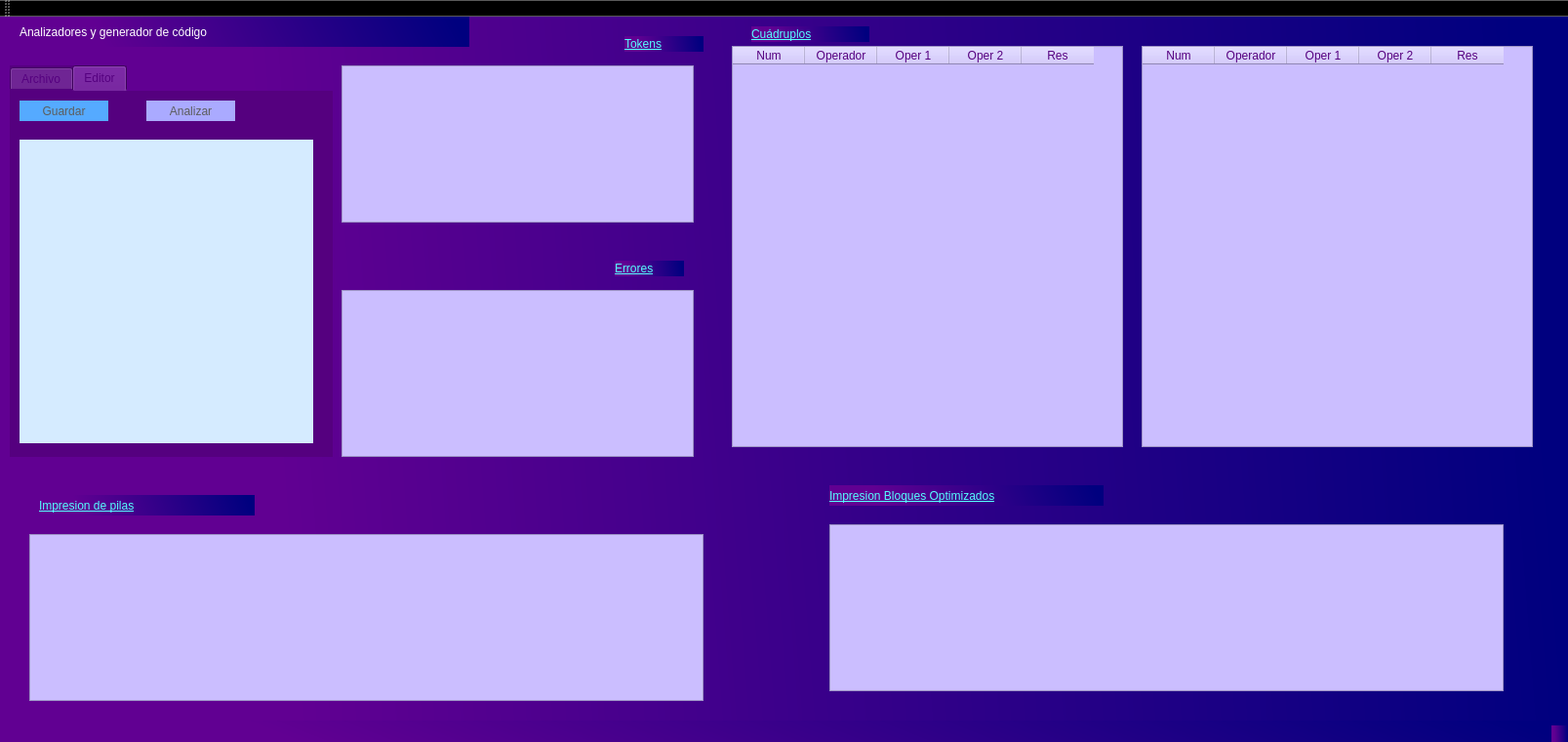
<?xml version="1.0" encoding="UTF-8"?>
<ui version="4.0">
 <class>MainWindow</class>
 <widget class="QMainWindow" name="MainWindow">
  <property name="geometry">
   <rect>
    <x>0</x>
    <y>0</y>
    <width>1607</width>
    <height>760</height>
   </rect>
  </property>
  <property name="font">
   <font>
    <pointsize>5</pointsize>
   </font>
  </property>
  <property name="windowTitle">
   <string>Analizadores y generado de código</string>
  </property>
  <property name="styleSheet">
   <string notr="true">background-color: qlineargradient(spread:pad, x1:0.170455, y1:0.465909, x2:0.977273, y2:0.438, stop:0 rgba(97, 0, 146, 255), stop:1 rgba(0, 0, 127, 255));</string>
  </property>
  <widget class="QWidget" name="centralWidget">
   <widget class="QPlainTextEdit" name="txtTokens">
    <property name="geometry">
     <rect>
      <x>350</x>
      <y>50</y>
      <width>361</width>
      <height>161</height>
     </rect>
    </property>
    <property name="styleSheet">
     <string notr="true">background-color: rgb(203, 190, 255);
color:rgb(85, 0, 127);</string>
    </property>
    <property name="readOnly">
     <bool>true</bool>
    </property>
   </widget>
   <widget class="QLabel" name="label">
    <property name="geometry">
     <rect>
      <x>630</x>
      <y>250</y>
      <width>71</width>
      <height>16</height>
     </rect>
    </property>
    <property name="styleSheet">
     <string notr="true">font: 11pt &quot;Century Gothic&quot;;
color: rgb(85, 255, 255);

text-decoration: underline;</string>
    </property>
    <property name="text">
     <string>Errores</string>
    </property>
   </widget>
   <widget class="QPlainTextEdit" name="txtErrores">
    <property name="geometry">
     <rect>
      <x>350</x>
      <y>280</y>
      <width>361</width>
      <height>171</height>
     </rect>
    </property>
    <property name="styleSheet">
     <string notr="true">background-color: rgb(203, 190, 255);
color:rgb(85, 0, 127);
border-color: rgb(255, 255, 255);</string>
    </property>
    <property name="readOnly">
     <bool>true</bool>
    </property>
   </widget>
   <widget class="QLabel" name="label_2">
    <property name="geometry">
     <rect>
      <x>640</x>
      <y>20</y>
      <width>81</width>
      <height>16</height>
     </rect>
    </property>
    <property name="styleSheet">
     <string notr="true">font: 11pt &quot;Century Gothic&quot;;
color: rgb(85, 255, 255);

text-decoration: underline;</string>
    </property>
    <property name="text">
     <string>Tokens</string>
    </property>
   </widget>
   <widget class="QLabel" name="label_3">
    <property name="geometry">
     <rect>
      <x>20</x>
      <y>0</y>
      <width>461</width>
      <height>31</height>
     </rect>
    </property>
    <property name="styleSheet">
     <string notr="true">font: 16pt &quot;Cooper Black&quot;;
color: white;</string>
    </property>
    <property name="text">
     <string>Analizadores y generador de código</string>
    </property>
   </widget>
   <widget class="QTabWidget" name="tabWidget">
    <property name="geometry">
     <rect>
      <x>10</x>
      <y>50</y>
      <width>331</width>
      <height>401</height>
     </rect>
    </property>
    <property name="styleSheet">
     <string notr="true">color:rgb(85, 0, 127);
border-color: rgb(85, 0, 127);
background-color: rgb(85, 0, 127);
font: 75 9pt &quot;Century Gothic&quot;;
border:0;
background: rgb(85, 0, 127);</string>
    </property>
    <property name="currentIndex">
     <number>1</number>
    </property>
    <widget class="QWidget" name="hola">
     <property name="styleSheet">
      <string notr="true">background-color: rgb(85, 0, 127);
color: rgb(85, 0, 127);</string>
     </property>
     <attribute name="title">
      <string>Archivo</string>
     </attribute>
     <widget class="QPushButton" name="btnAbrir">
      <property name="geometry">
       <rect>
        <x>10</x>
        <y>10</y>
        <width>81</width>
        <height>21</height>
       </rect>
      </property>
      <property name="styleSheet">
       <string notr="true">font: 75 12pt &quot;Segoe UI&quot;;
color:rgb(92, 92, 92);
background-color: rgb(85, 170, 255);
alternate-background-color: qlineargradient(spread:pad, x1:0, y1:0, x2:1, y2:0, stop:0 rgba(0, 0, 0, 255), stop:1 rgba(255, 255, 255, 255));

</string>
      </property>
      <property name="text">
       <string>Abrir</string>
      </property>
     </widget>
     <widget class="QPlainTextEdit" name="txtTexto">
      <property name="geometry">
       <rect>
        <x>10</x>
        <y>40</y>
        <width>291</width>
        <height>331</height>
       </rect>
      </property>
      <property name="font">
       <font>
        <family>Century Gothic</family>
        <pointsize>9</pointsize>
        <weight>9</weight>
        <italic>false</italic>
        <bold>false</bold>
       </font>
      </property>
      <property name="styleSheet">
       <string notr="true">background-color: rgb(213, 235, 255);</string>
      </property>
      <property name="readOnly">
       <bool>true</bool>
      </property>
     </widget>
     <widget class="QPushButton" name="pushButton_2">
      <property name="geometry">
       <rect>
        <x>120</x>
        <y>10</y>
        <width>111</width>
        <height>21</height>
       </rect>
      </property>
      <property name="styleSheet">
       <string notr="true">font: 75 12pt &quot;Segoe UI&quot;;
color:rgb(92, 92, 92);
background-color: rgb(170, 170, 255);
selection-background-color: rgb(255, 85, 127);</string>
      </property>
      <property name="text">
       <string>Analizar</string>
      </property>
     </widget>
    </widget>
    <widget class="QWidget" name="tab_2">
     <property name="styleSheet">
      <string notr="true">color: rgb(85, 0, 127);
background-color: rgb(85, 0, 127);</string>
     </property>
     <attribute name="title">
      <string>Editor</string>
     </attribute>
     <widget class="QPlainTextEdit" name="txtTexto2">
      <property name="geometry">
       <rect>
        <x>10</x>
        <y>50</y>
        <width>301</width>
        <height>311</height>
       </rect>
      </property>
      <property name="font">
       <font>
        <family>Century Gothic</family>
        <pointsize>9</pointsize>
        <weight>9</weight>
        <italic>false</italic>
        <bold>false</bold>
       </font>
      </property>
      <property name="styleSheet">
       <string notr="true">background-color: rgb(213, 235, 255);</string>
      </property>
      <property name="readOnly">
       <bool>false</bool>
      </property>
     </widget>
     <widget class="QPushButton" name="btnAbrir_2">
      <property name="geometry">
       <rect>
        <x>10</x>
        <y>10</y>
        <width>91</width>
        <height>21</height>
       </rect>
      </property>
      <property name="styleSheet">
       <string notr="true">font: 75 12pt &quot;Segoe UI&quot;;
color:rgb(92, 92, 92);
background-color: rgb(85, 170, 255);
alternate-background-color: qlineargradient(spread:pad, x1:0, y1:0, x2:1, y2:0, stop:0 rgba(0, 0, 0, 255), stop:1 rgba(255, 255, 255, 255));

</string>
      </property>
      <property name="text">
       <string>Guardar</string>
      </property>
     </widget>
     <widget class="QPushButton" name="pushButton_3">
      <property name="geometry">
       <rect>
        <x>140</x>
        <y>10</y>
        <width>91</width>
        <height>21</height>
       </rect>
      </property>
      <property name="styleSheet">
       <string notr="true">font: 75 12pt &quot;Segoe UI&quot;;
color:rgb(92, 92, 92);
background-color: rgb(170, 170, 255);
selection-background-color: rgb(255, 85, 127);</string>
      </property>
      <property name="text">
       <string>Analizar</string>
      </property>
     </widget>
    </widget>
   </widget>
   <widget class="QTableWidget" name="tabla">
    <property name="geometry">
     <rect>
      <x>750</x>
      <y>30</y>
      <width>401</width>
      <height>411</height>
     </rect>
    </property>
    <property name="styleSheet">
     <string notr="true">background-color: rgb(203, 190, 255);
color:rgb(85, 0, 127);</string>
    </property>
    <attribute name="horizontalHeaderDefaultSectionSize">
     <number>74</number>
    </attribute>
    <column>
     <property name="text">
      <string>Num</string>
     </property>
    </column>
    <column>
     <property name="text">
      <string>Operador</string>
     </property>
    </column>
    <column>
     <property name="text">
      <string>Oper 1</string>
     </property>
    </column>
    <column>
     <property name="text">
      <string>Oper 2</string>
     </property>
    </column>
    <column>
     <property name="text">
      <string>Res</string>
     </property>
    </column>
   </widget>
   <widget class="QLabel" name="label_4">
    <property name="geometry">
     <rect>
      <x>770</x>
      <y>10</y>
      <width>121</width>
      <height>16</height>
     </rect>
    </property>
    <property name="styleSheet">
     <string notr="true">font: 11pt &quot;Century Gothic&quot;;
color: rgb(85, 255, 255);

text-decoration: underline;</string>
    </property>
    <property name="text">
     <string>Cuádruplos</string>
    </property>
   </widget>
   <widget class="QPlainTextEdit" name="txtPilas">
    <property name="geometry">
     <rect>
      <x>30</x>
      <y>530</y>
      <width>691</width>
      <height>171</height>
     </rect>
    </property>
    <property name="styleSheet">
     <string notr="true">background-color: rgb(203, 190, 255);
color:rgb(85, 0, 127);
border-color: rgb(255, 255, 255);</string>
    </property>
   </widget>
   <widget class="QLabel" name="label_5">
    <property name="geometry">
     <rect>
      <x>40</x>
      <y>490</y>
      <width>221</width>
      <height>21</height>
     </rect>
    </property>
    <property name="styleSheet">
     <string notr="true">font: 11pt &quot;Century Gothic&quot;;
color: rgb(85, 255, 255);

text-decoration: underline;</string>
    </property>
    <property name="text">
     <string>Impresion de pilas</string>
    </property>
   </widget>
   <widget class="QTableWidget" name="tablaExe">
    <property name="geometry">
     <rect>
      <x>1170</x>
      <y>30</y>
      <width>401</width>
      <height>411</height>
     </rect>
    </property>
    <property name="styleSheet">
     <string notr="true">background-color: rgb(203, 190, 255);
color:rgb(85, 0, 127);</string>
    </property>
    <attribute name="horizontalHeaderDefaultSectionSize">
     <number>74</number>
    </attribute>
    <column>
     <property name="text">
      <string>Num</string>
     </property>
    </column>
    <column>
     <property name="text">
      <string>Operador</string>
     </property>
    </column>
    <column>
     <property name="text">
      <string>Oper 1</string>
     </property>
    </column>
    <column>
     <property name="text">
      <string>Oper 2</string>
     </property>
    </column>
    <column>
     <property name="text">
      <string>Res</string>
     </property>
    </column>
   </widget>
   <widget class="QPlainTextEdit" name="txtOpti">
    <property name="geometry">
     <rect>
      <x>850</x>
      <y>520</y>
      <width>691</width>
      <height>171</height>
     </rect>
    </property>
    <property name="styleSheet">
     <string notr="true">background-color: rgb(203, 190, 255);
color:rgb(85, 0, 127);
border-color: rgb(255, 255, 255);</string>
    </property>
   </widget>
   <widget class="QLabel" name="label_6">
    <property name="geometry">
     <rect>
      <x>850</x>
      <y>480</y>
      <width>281</width>
      <height>21</height>
     </rect>
    </property>
    <property name="styleSheet">
     <string notr="true">font: 11pt &quot;Century Gothic&quot;;
color: rgb(85, 255, 255);

text-decoration: underline;</string>
    </property>
    <property name="text">
     <string>Impresion Bloques Optimizados</string>
    </property>
   </widget>
  </widget>
  <widget class="QMenuBar" name="menuBar">
   <property name="geometry">
    <rect>
     <x>0</x>
     <y>0</y>
     <width>1607</width>
     <height>26</height>
    </rect>
   </property>
  </widget>
  <widget class="QToolBar" name="mainToolBar">
   <attribute name="toolBarArea">
    <enum>TopToolBarArea</enum>
   </attribute>
   <attribute name="toolBarBreak">
    <bool>false</bool>
   </attribute>
  </widget>
  <widget class="QStatusBar" name="statusBar"/>
 </widget>
 <layoutdefault spacing="6" margin="11"/>
 <resources/>
 <connections/>
</ui>
